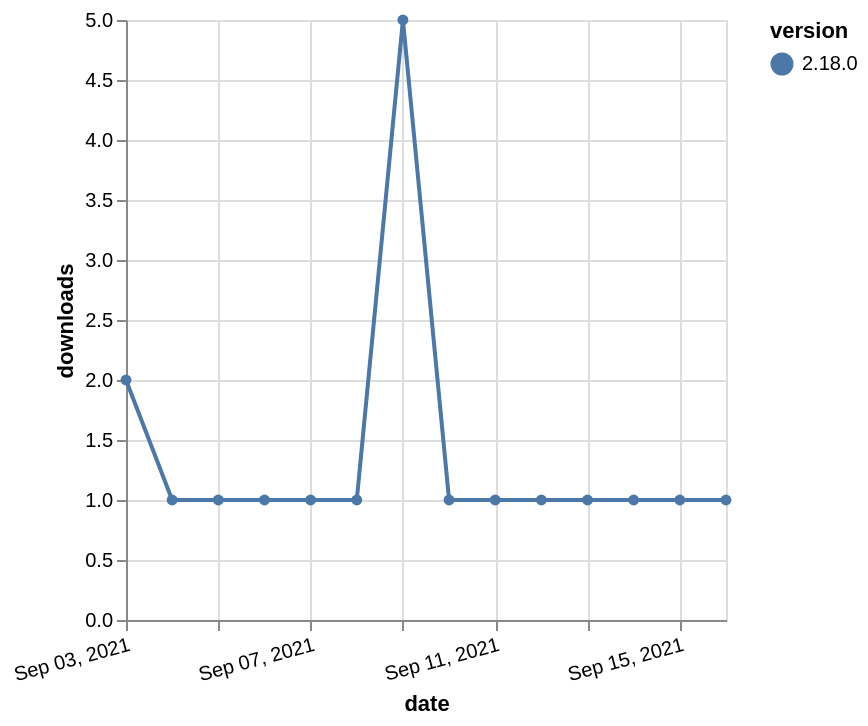

Vega-Lite specification for this chart:
### Vega-Lite specification from a JSON file in a GitHub repository (floating-point values rounded to 4 significant figures)
{"$schema": "https://vega.github.io/schema/vega-lite/v5.json", "description": "A simple bar chart with embedded data.", "data": {"values": [{"date": "2021-09-03", "total": 492, "delta": 2, "version": "2.18.0"}, {"date": "2021-09-04", "total": 493, "delta": 1, "version": "2.18.0"}, {"date": "2021-09-05", "total": 494, "delta": 1, "version": "2.18.0"}, {"date": "2021-09-06", "total": 495, "delta": 1, "version": "2.18.0"}, {"date": "2021-09-07", "total": 496, "delta": 1, "version": "2.18.0"}, {"date": "2021-09-08", "total": 497, "delta": 1, "version": "2.18.0"}, {"date": "2021-09-09", "total": 502, "delta": 5, "version": "2.18.0"}, {"date": "2021-09-10", "total": 503, "delta": 1, "version": "2.18.0"}, {"date": "2021-09-11", "total": 504, "delta": 1, "version": "2.18.0"}, {"date": "2021-09-12", "total": 505, "delta": 1, "version": "2.18.0"}, {"date": "2021-09-13", "total": 506, "delta": 1, "version": "2.18.0"}, {"date": "2021-09-14", "total": 507, "delta": 1, "version": "2.18.0"}, {"date": "2021-09-15", "total": 508, "delta": 1, "version": "2.18.0"}, {"date": "2021-09-16", "total": 509, "delta": 1, "version": "2.18.0"}]}, "width": "container", "mark": {"type": "line", "point": {"filled": true}}, "encoding": {"x": {"field": "date", "type": "temporal", "timeUnit": "yearmonthdate", "title": "date", "axis": {"labelAngle": -15}}, "y": {"field": "delta", "type": "quantitative", "title": "downloads"}, "color": {"field": "version", "type": "nominal"}, "tooltip": {"field": "delta"}}}
